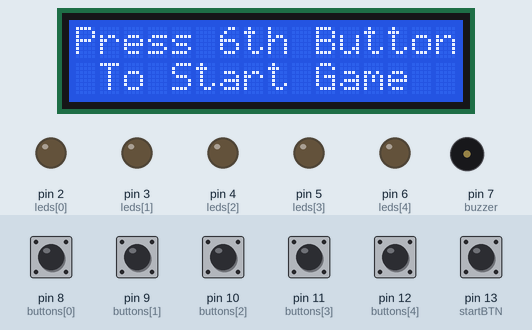
This sketch was run on a simulated Arduino Uno, built with avr-gcc and run on an emulated ATmega328P. Parts: 16×2 character LCD, output pins drawn as LEDs (lit = HIGH), buzzer (waves = sounding). Inputs (shaded band) come from the test bench; at power-on: pin 8 (buttons[0]), pin 9 (buttons[1]), pin 10 (buttons[2]), pin 11 (buttons[3]), pin 12 (buttons[4]), pin 13 (startBTN) HIGH. Random numbers use the default seed unless the sketch sets one.

Above: at 3.2 s.
3.3 s: pin 13 (startBTN) pulled LOW for 0.15 s
At 3.8 s:
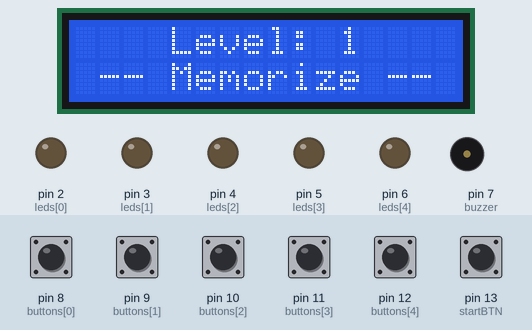
6.4 s: pin 8 (buttons[0]) pulled LOW for 0.15 s
At 10.5 s:
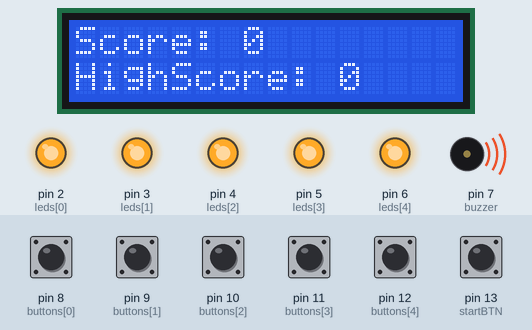
15.5 s: pin 13 (startBTN) pulled LOW for 1 s
At 19.2 s:
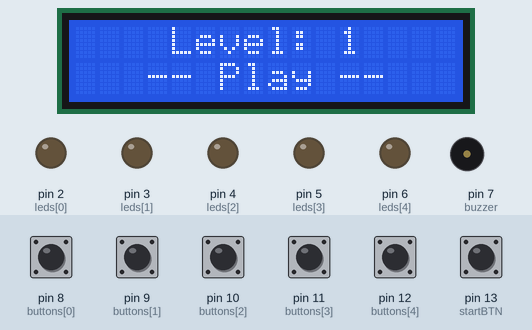
19.5 s: pin 12 (buttons[4]) pulled LOW for 0.15 s
At 20.6 s:
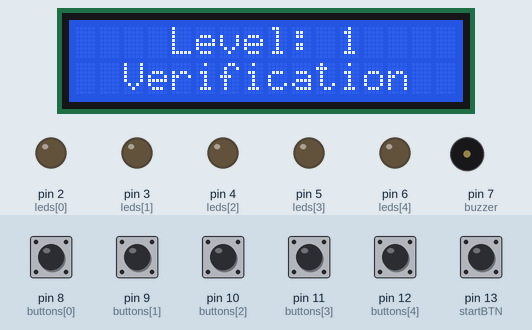
Timing chart, 0 to 23.6 s (numbered marks = the images above; inputs shaded):
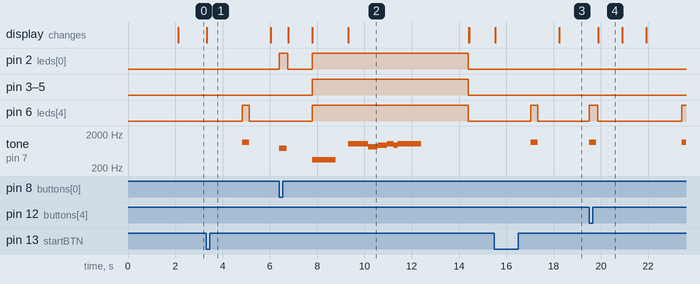

The sketch:

Color_Memorize_Final.ino
```cpp
#include "LiquidCrystal_I2C.h"
LiquidCrystal_I2C lcd(0x27,16,2);

int buttons[5] = {8, 9, 10, 11, 12};
int leds[5]    = {2, 3, 4, 5, 6};
boolean button[5] = {0, 0, 0, 0, 0};

int startBTN = 13;

int highScore = 0;

#define buzzer 7
#define levelsInGame 50

int bt_memorize[100];
int led_memorize[100];

boolean lost;
int game_play, level, stage;

void setup() {
  Serial.begin(9600);

  for (int i = 0; i < 5; i++) {
    pinMode(buttons[i], INPUT_PULLUP);
    pinMode(leds[i], OUTPUT);
  }

  pinMode(startBTN, INPUT_PULLUP);

  pinMode(buzzer, OUTPUT);

  lcd.init();
  lcd.backlight();
  lcd.setCursor(0,0);
  lcd.print("   Welcome To   ");
  lcd.setCursor(0,1);
  lcd.print("  Memory  Game  ");
  delay(2000);
  lcd.clear();

  randomSeed(analogRead(0));
}

void loop() {
  switch(stage){
  case 0:
    lcd.setCursor(0, 0); lcd.print("Press 6th Button");
    lcd.setCursor(0, 1); lcd.print(" To Start Game ");
    while(digitalRead(startBTN) == HIGH) {
      digitalRead(startBTN);
    }
    level=1; stage=1; game_play=1;
    break;

  case 1:
    lcd.clear();
    lcd.setCursor(4,0);
    lcd.print("Level: ");
    lcd.print(level);

    lcd.setCursor(0,1);
    lcd.print(" -- Memorize -- ");
    delay(1500);

    led_memorize[level] = random(0, 5);

    for (int i = 1; i <= level; i++) {
      int ledIndex = led_memorize[i];
      digitalWrite(leds[ledIndex], HIGH);
      playBuzzer(ledIndex+1);
      digitalWrite(leds[ledIndex], LOW);
      delay(400);
    }
    delay(500);
    stage = 2;
    break;

  case 2:
    stage = 3;
    lcd.setCursor(0, 1);
    lcd.print("   -- Play --   ");
    break;

  case 3:
    for (int i = 0; i < 5; i++) {
      button[i] = digitalRead(buttons[i]);
      if (button[i] == LOW) {
        bt_memorize[game_play] = i;
        digitalWrite(leds[i], HIGH);
        playBuzzer(i+1);
        while (button[i] == LOW) {
          button[i] = digitalRead(buttons[i]);
        }
        delay(50);
        digitalWrite(leds[i], LOW);
        game_play++;
        if (game_play-1 == level) {
          game_play = 1;
          stage = 4;
          break;
        }
      }
    }
    delay(10);
    break;

  case 4:
    lcd.setCursor(0, 1);
    lcd.print("  Verification  ");
    delay(1000);

    lost = 0;
    for (int i = 1; i <= level; i++) {
      if (led_memorize[i] != bt_memorize[i]) {
        lost = 1;
        break;
      }
    }

    if (lost) stage = 5;
    else stage = 6;
    break;

  case 5:
    lcd.setCursor(0, 1);
    lcd.print(" !! You Lost !! ");
    tone(buzzer, 350);
    for (int i = 0; i < 5; i++) digitalWrite(leds[i], HIGH);
    delay(1000);

    noTone(buzzer);
    delay(500);

    if (level - 1 > highScore) {
      highScore = level - 1;
    }

    lcd.clear();
    lcd.setCursor(0, 0);
    lcd.print("Score: ");
    lcd.print(level - 1);

    lcd.setCursor(0, 1);
    lcd.print("HighScore: ");
    lcd.print(highScore);

    victoryBuzzer();
    delay(2000);

    for (int i = 0; i < 5; i++) digitalWrite(leds[i], LOW);
    level = 1; stage = 0; lost = 0;
    lcd.clear();
    break;

  case 6:
    lcd.setCursor(0, 1);
    lcd.print(" ** You  Win ** ");
    delay(1000);
    if (level == levelsInGame) {
      noTone(buzzer);
      lcd.setCursor(0, 0); lcd.print("Congratulation");
      lcd.setCursor(0, 1); lcd.print(" Level Complete");
      delay(1000); lcd.clear(); level = 1;
    } else {
      level++;
    }
    stage = 1;
    break;

  default:
    break;
  }
}

void playBuzzer(int x) {
  tone(buzzer, 650 + (x * 100));
  delay(300);
  noTone(buzzer);
}

//สำหรับเพลงเมื่อจบเกม
void victoryBuzzer(){
  int melody[] = {
  1047, 1047, 1047, 1047, 831, 932, 1047, 932, 1047 //โน้ต
  };

  int noteDurations[] = {
  150, 150, 150, 400, 400, 400, 280, 150, 1000 //ระยะเวลาของแต่ละโน้ต
  };

  for (int i = 0; i < 9; i++) {
    tone(buzzer, melody[i], noteDurations[i]);
    delay(noteDurations[i] * 1.0);
  }

  noTone(buzzer);
}
```

Measured:
- after the input at 3.3 s, pin 6 (leds[4]): LOW → HIGH after 1.5 s, → LOW 0.30 s later; tone on pin 7 (buzzer): silent → 1150 Hz after 1.5 s, → silent 0.30 s later; the display: changes at once (image 1)
- after the input at 6.4 s, pin 2 (leds[0]): LOW → HIGH at once, → LOW 0.35 s later, → HIGH 1.0 s later, → LOW 6.6 s later; pin 3 (leds[1]): LOW → HIGH after 1.4 s, → LOW 6.6 s later
- after the input at 15.5 s, pin 6 (leds[4]): LOW → HIGH after 1.5 s, → LOW 0.30 s later; tone on pin 7 (buzzer): silent → 1150 Hz after 1.5 s, → silent 0.30 s later; the display: first changes at once (image 3 shows a later state)
- after the input at 19.5 s, pin 6 (leds[4]): LOW → HIGH at once, → LOW 0.35 s later, → HIGH 3.6 s later; tone on pin 7 (buzzer): silent → 1150 Hz at once, → silent 0.30 s later, → 1150 Hz 3.6 s later; the display: changes after 0.38 s (image 4)
- what the display in image 4 shows lasts 1.0 s, from 19.9 s to 20.9 s
